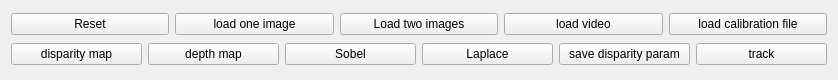
  <widget class="QWidget" name="verticalLayoutWidget">
   <property name="geometry">
    <rect>
     <x>10</x>
     <y>570</y>
     <width>838</width>
     <height>80</height>
    </rect>
   </property>
   <layout class="QVBoxLayout" name="verticalLayout_2">
    <item>
     <layout class="QHBoxLayout" name="horizontalLayout">
      <item>
       <widget class="QPushButton" name="reset_image">
        <property name="text">
         <string>Reset</string>
        </property>
       </widget>
      </item>
      <item>
       <widget class="QPushButton" name="loadImage">
        <property name="text">
         <string>load one image</string>
        </property>
       </widget>
      </item>
      <item>
       <widget class="QPushButton" name="load_two_images">
        <property name="text">
         <string>Load two images</string>
        </property>
       </widget>
      </item>
      <item>
       <widget class="QPushButton" name="video">
        <property name="text">
         <string>load video</string>
        </property>
       </widget>
      </item>
      <item>
       <widget class="QPushButton" name="calib">
        <property name="text">
         <string>load calibration file</string>
        </property>
       </widget>
      </item>
     </layout>
    </item>
    <item>
     <layout class="QHBoxLayout" name="horizontalLayout_2">
      <item>
       <widget class="QPushButton" name="dispMap">
        <property name="text">
         <string>disparity map</string>
        </property>
       </widget>
      </item>
      <item>
       <widget class="QPushButton" name="depthMap">
        <property name="text">
         <string>depth map</string>
        </property>
       </widget>
      </item>
      <item>
       <widget class="QPushButton" name="Sobel">
        <property name="text">
         <string>Sobel</string>
        </property>
       </widget>
      </item>
      <item>
       <widget class="QPushButton" name="Laplace">
        <property name="text">
         <string>Laplace</string>
        </property>
       </widget>
      </item>
      <item>
       <widget class="QPushButton" name="dispParam">
        <property name="text">
         <string>save disparity param</string>
        </property>
       </widget>
      </item>
      <item>
       <widget class="QPushButton" name="track">
        <property name="text">
         <string>track</string>
        </property>
       </widget>
      </item>
     </layout>
    </item>
   </layout>
  </widget>
